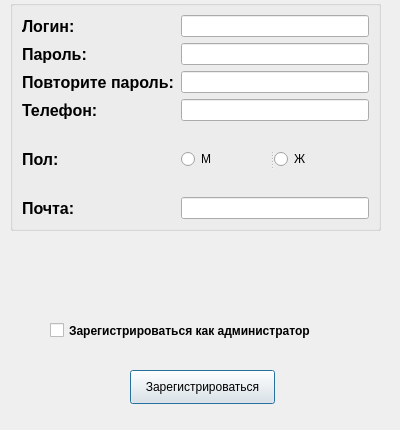
<?xml version="1.0" encoding="UTF-8"?>
<ui version="4.0">
 <class>Registr</class>
 <widget class="QDialog" name="Registr">
  <property name="geometry">
   <rect>
    <x>0</x>
    <y>0</y>
    <width>400</width>
    <height>430</height>
   </rect>
  </property>
  <property name="maximumSize">
   <size>
    <width>400</width>
    <height>430</height>
   </size>
  </property>
  <property name="windowTitle">
   <string>Dialog</string>
  </property>
  <widget class="QGroupBox" name="groupBox">
   <property name="geometry">
    <rect>
     <x>10</x>
     <y>0</y>
     <width>371</width>
     <height>231</height>
    </rect>
   </property>
   <layout class="QGridLayout" name="gridLayout">
    <item row="3" column="0">
     <widget class="QLabel" name="Telefonlabel">
      <property name="font">
       <font>
        <family>Arimo</family>
        <pointsize>12</pointsize>
        <weight>75</weight>
        <bold>true</bold>
       </font>
      </property>
      <property name="text">
       <string>Телефон:</string>
      </property>
     </widget>
    </item>
    <item row="2" column="0">
     <widget class="QLabel" name="Parolabel_2">
      <property name="font">
       <font>
        <family>Arimo</family>
        <pointsize>12</pointsize>
        <weight>75</weight>
        <bold>true</bold>
       </font>
      </property>
      <property name="text">
       <string>Повторите пароль:</string>
      </property>
     </widget>
    </item>
    <item row="0" column="0">
     <widget class="QLabel" name="Loginlabel">
      <property name="font">
       <font>
        <family>Arimo</family>
        <pointsize>12</pointsize>
        <weight>75</weight>
        <bold>true</bold>
       </font>
      </property>
      <property name="text">
       <string>Логин:</string>
      </property>
     </widget>
    </item>
    <item row="1" column="0">
     <widget class="QLabel" name="Parolabel">
      <property name="font">
       <font>
        <family>Arimo</family>
        <pointsize>12</pointsize>
        <weight>75</weight>
        <bold>true</bold>
       </font>
      </property>
      <property name="text">
       <string>Пароль:</string>
      </property>
     </widget>
    </item>
    <item row="5" column="0">
     <widget class="QLabel" name="Pochtalabel">
      <property name="font">
       <font>
        <family>Arimo</family>
        <pointsize>12</pointsize>
        <weight>75</weight>
        <bold>true</bold>
       </font>
      </property>
      <property name="text">
       <string>Почта:</string>
      </property>
     </widget>
    </item>
    <item row="4" column="0">
     <widget class="QLabel" name="Polabel">
      <property name="font">
       <font>
        <family>Arimo</family>
        <pointsize>12</pointsize>
        <weight>75</weight>
        <bold>true</bold>
       </font>
      </property>
      <property name="text">
       <string>Пол:</string>
      </property>
     </widget>
    </item>
    <item row="1" column="1">
     <widget class="QLineEdit" name="ParoEdit"/>
    </item>
    <item row="0" column="1">
     <widget class="QLineEdit" name="loginEdit"/>
    </item>
    <item row="2" column="1">
     <widget class="QLineEdit" name="ParoEdit_2"/>
    </item>
    <item row="3" column="1">
     <widget class="QLineEdit" name="TelefonEdit"/>
    </item>
    <item row="5" column="1">
     <widget class="QLineEdit" name="PochtaEdit"/>
    </item>
    <item row="4" column="1">
     <widget class="QSplitter" name="splitter">
      <property name="orientation">
       <enum>Qt::Horizontal</enum>
      </property>
      <widget class="QRadioButton" name="MButton">
       <property name="text">
        <string>М</string>
       </property>
      </widget>
      <widget class="QRadioButton" name="JButton">
       <property name="text">
        <string>Ж</string>
       </property>
      </widget>
     </widget>
    </item>
   </layout>
  </widget>
  <widget class="QCheckBox" name="AdminBox">
   <property name="geometry">
    <rect>
     <x>50</x>
     <y>320</y>
     <width>291</width>
     <height>21</height>
    </rect>
   </property>
   <property name="font">
    <font>
     <family>Arimo</family>
     <weight>75</weight>
     <bold>true</bold>
    </font>
   </property>
   <property name="text">
    <string>Зарегистрироваться как администратор</string>
   </property>
  </widget>
  <widget class="QPushButton" name="ZaregButton">
   <property name="geometry">
    <rect>
     <x>130</x>
     <y>370</y>
     <width>145</width>
     <height>34</height>
    </rect>
   </property>
   <property name="text">
    <string>Зарегистрироваться</string>
   </property>
  </widget>
 </widget>
 <resources/>
 <connections/>
</ui>
